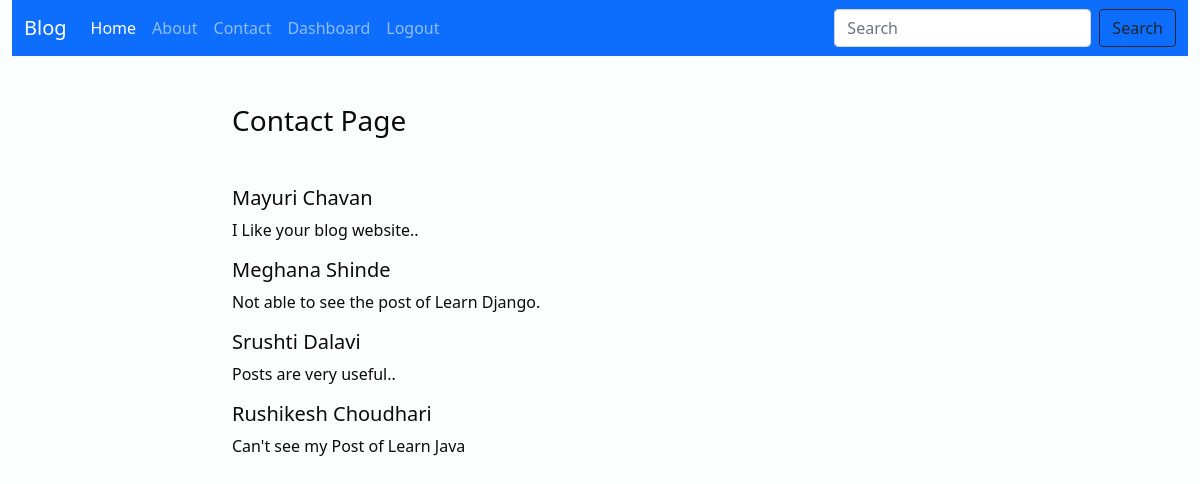
The page /contact/ (signed in) on the database its author committed.
### blog/models.py (models this page shows, shortened)
class Contact(models.Model):
     firstname = models.CharField(max_length=120)
     lastname = models.CharField(max_length=120)
     email = models.EmailField()
     phone_no = models.CharField(max_length=12)
     date = models.DateTimeField(auto_now_add = True)
     message = models.TextField(max_length=130)

### blog/views.py (the view)
# urls.py: path("contact/", views.contact, name='contact'),
def contact(request):
     if request.method=='POST':
       form = ContactForm(request.POST)
       if form.is_valid():
        firstname = form.cleaned_data['firstname']
        lastname = form.cleaned_data['lastname']
        email = form.cleaned_data['email']
        phone_no = form.cleaned_data['phone_no']
        message=form.cleaned_data['message']
        contact = Contact(firstname=firstname, lastname=lastname, email=email, phone_no=phone_no, message=message)
        contact= form.save()
        messages.success(request,"Thanks for contacting us!.")
     else:
        form=ContactForm()
        contacts = Contact.objects.all()
     return render(request,'blog/contact.html',{'form':form, 'contacts':contacts})

### blog/forms.py
class ContactForm(forms.ModelForm):
    class Meta:
     model = Contact
     fields = ('firstname','lastname','email','phone_no','message',)

### blog/templates/blog/contact.html (shortened to what this page needs)
{% extends 'blog/base.html' %}
{% load static %}
{% block content %}
<div class="col-sm-10">
    <h3  class="text-Black my-5" > Contact Page</h3>
        {% ifequal request.user.username "admin" %}
           {% for contact in contacts %}
        <p>
         <h5> {{contact.firstname}}
          {{contact.lastname}}</h5>
          {{contact.message}}
        </p>
      {% empty %}
          <p>No messages from user</p>
          {% endfor %}
        {% endifequal %}
</div>
{% endblock content %}

### blog/static/blog/css/style.css (style rules this page uses)
body { background-color: #fafffe; color: rgb(10, 12, 12); }

### rows shown on the page
Contact: firstname "Mayuri", lastname "Chavan", message "I Like your blog website.."
Contact: firstname "Meghana", lastname "Shinde", message "Not able to see the post of Learn Django."
Contact: firstname "Srushti", lastname "Dalavi", message "Posts are very useful.."
Contact: firstname "Rushikesh", lastname "Choudhari", message "Can't see my Post of Learn Java"
